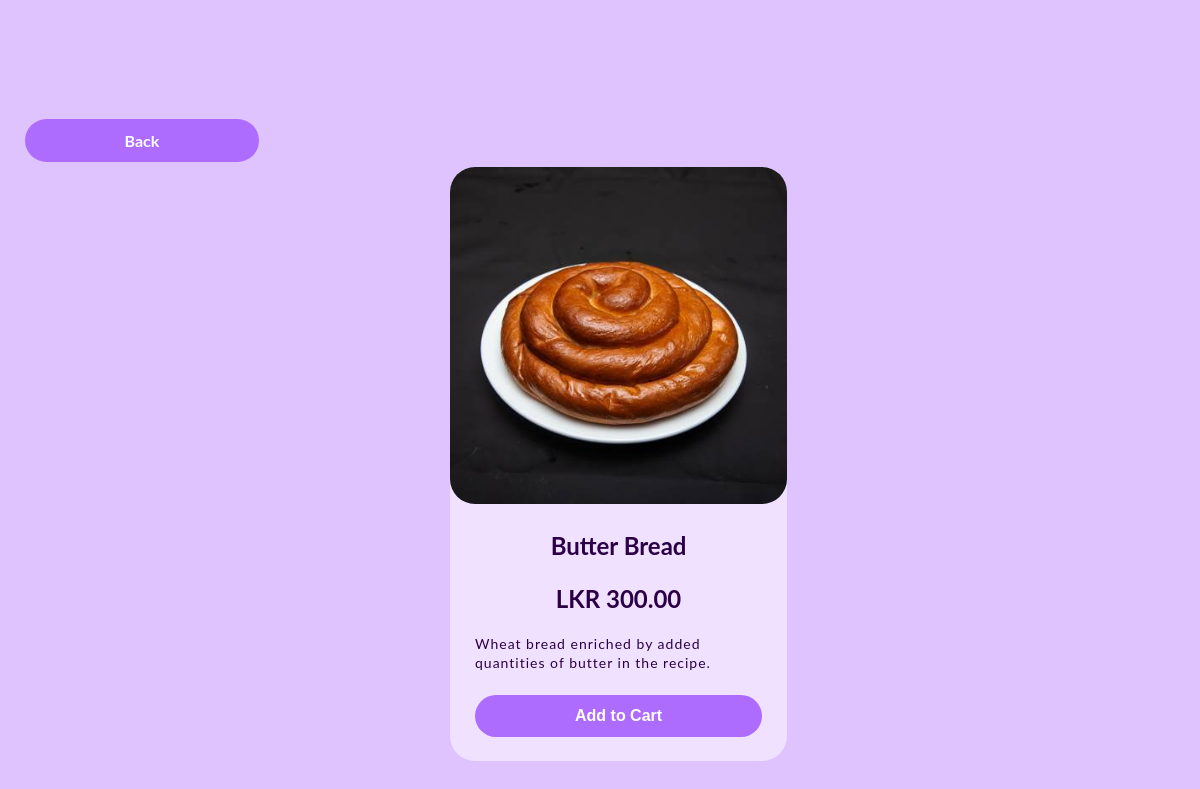
Page /ProductPage - BaratieBakery.php?ProductID=1003 on the committed database.
### tables this page shows
CREATE TABLE IF NOT EXISTS `tblproduct` (
  `ProdCategory` int(11) NOT NULL,
  `ProductID` int(11) NOT NULL,
  `ProductName` varchar(100) NOT NULL,
  `Price` decimal(10,2) NOT NULL,
  `OrderID` int(11) NOT NULL,
  `ProdImg` varchar(2000) NOT NULL,
  `ProdDesc` varchar(2000) NOT NULL,
  `Availability` int(5) NOT NULL,
  PRIMARY KEY (`ProductID`)
);

### ProductPage - BaratieBakery.php (the view, shortened to what this page needs)
<?php session_start();
	$con = mysqli_connect("sdb-60.hosting.stackcp.net","BaratieBakery","BaratieBakery33","BaratieBakeryDB-3530323533e4");
	mysqli_select_db($con,"baratiebakerydb");
	$sql = "SELECT * FROM `tblproduct` WHERE `ProductID` = ".$_GET["ProductID"];
	$result =mysqli_query($con,$sql);
	$row = mysqli_fetch_assoc($result);
?>
<!doctype html>
<html>
<head>
    <link rel="stylesheet" href="CSS/ProductPage - BaratieBakery.css">
</head>
<body>
	<br><br><br><br><br><br>
	&nbsp;&nbsp;&nbsp;&nbsp;&nbsp;&nbsp;<a id="Order" href="Content - BaratieBakery.php#<?php echo $row["ProductID"];?>"><b>Back</b></a>
	<form action="AddToCart - BaratieBakery.php?ProductID=<?php echo $row["ProductID"];?>" method="post">
	<div id="ProductTable">
		<div id="OuterConentRow">
			<div id="box">
				<img src="<?php echo $row["ProdImg"];?>">
					<div id="ProductDetails">
						<h3><?php echo $row["ProductName"];?></h3>
						<h2>LKR <?php echo $row["Price"];?></h2>
						<a><?php echo $row["ProdDesc"];?></a>
						<br><br>
						<div align="center">
							<input type="submit" id="Order" name="btnOrder" class="button" value="Add to Cart"/>
						</div>
						<br>
					</div>
			</div>
		</div>
    </div>
	</form>
</body>
</html>

### CSS/ProductPage - BaratieBakery.css (style rules this page uses)
body { margin: 0; font-family: 'Lato', sans-serif; background-color: #DEC3FF }
#OuterConentRow { display: grid; grid-gap: 70px 20px; grid-template-columns: repeat(5, 1fr); width: 25%; margin: auto; padding-bottom: 40px; }
#OuterConentRow img { width: 100%; border-top-left-radius: 25px; border-top-right-radius: 25px; border-bottom-left-radius: 25px; border-bottom-right-radius: 25px; }
#box { width: 100%; height: 100%; background-color: #EFE1FF; align-content: center; border-radius: 25px; transition: box-shadow .2s; }
#ProductDetails { padding: 0px 25px; transition: padding .5s; }
#box a { text-decoration: none; color: rgb(29, 29, 29); }
h3 { font-size: 24px; color: #2B0047; text-align: center; }
h2 { color: #2B0047; text-align: center; }
#box a { font-size: 14px; color: #2B0047; letter-spacing: 1px; text-align: center; align-content: center; }
#Order { width:auto; background-color: #AE6CFF; border: none; color: white; padding: 12px 100px; text-align: center; text-decoration: none; display: inline-block; font-weight:bold; font-size: 16px; margin: 5px 0px; border-radius: 25px; transition: box-shadow .2s; }

### rows in the picture
tblproduct: ProdImg (picture), ProductName "Butter Bread", Price "300.00", ProdDesc "Wheat bread enriched by added quantities of butter in the recipe."
